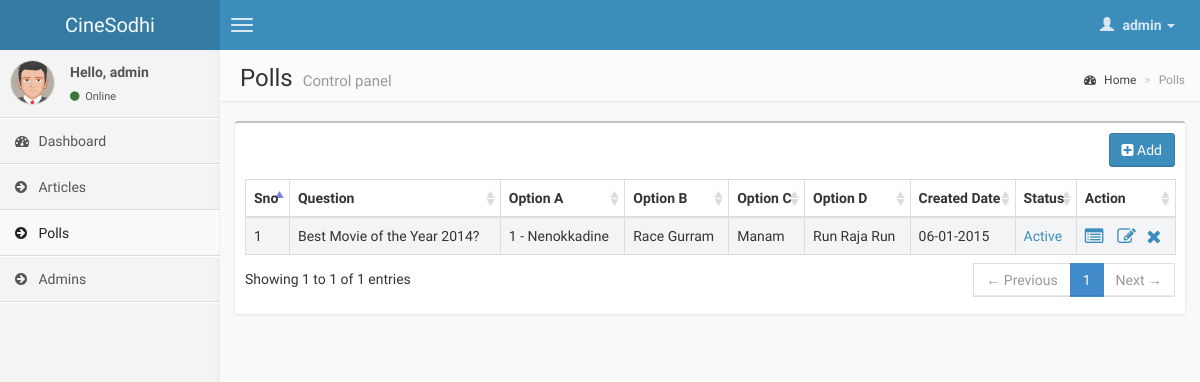
Screenshot of /admin/index.php?op=polls (signed in) with the database file from the repository.
### tables this page shows
CREATE TABLE IF NOT EXISTS `polls` (
  `id` int(11) NOT NULL AUTO_INCREMENT,
  `question` varchar(250) NOT NULL,
  `option1` varchar(150) NOT NULL,
  `option2` varchar(150) NOT NULL,
  `option3` varchar(150) NOT NULL,
  `option4` varchar(150) NOT NULL,
  `createddate` date NOT NULL,
  `status` tinyint(1) NOT NULL,
  PRIMARY KEY (`id`)
);

### admin/index.php (called while the page is built)
<?php
	include_once("../lib/config.php");
	include_once("includes/header.php");
	include_once("includes/body.php");
	include_once("includes/footer.php");
?>

### lib/config.php (called while the page is built, shortened)
<?php
include_once('Database.class.php');
$Database = new Database('localhost','root','','cinesodhi');
?>

### lib/Database.class.php (called while the page is built, shortened)
<?php
class Database {
var $query_id = 0;
function fetch_array($query_id=-1) {
	if ($query_id!=-1) {
		$this->query_id=$query_id;
	}
	if (isset($this->query_id)) {
		$record = @mysql_fetch_assoc($this->query_id);
	}else{
		$this->oops("Invalid query_id: <b>$this->query_id</b>. Records could not be fetched.");
	}
	return $record;
}
function fetch_values($Ed_sql)
{
	$Ed_res = mysql_query($Ed_sql);
	$out = array();
	while ($row = $this->fetch_array($Ed_res,$Ed_sql)){
		$out[] = $row;
	}
	return $out;
}
}
?>

### admin/includes/polls.php (the view, shortened to what this page needs)
<?php
if((isset($_GET['Action']))&&(($_GET['Action']=='Add')||($_GET['Action']=='Edit')))
{
  if(($_GET['Action']=='Edit')&&($_GET['pid']>0))
  {
	 $polls = $Database->fetch_values("select * from polls where id = '".$_GET['pid']."'");
	 $pollsData = array_shift($polls);
	 $heading = 'Edit Poll Details';
	 $buttonText = 'Save';
	 $question = $pollsData['question'];
	 $option1 = $pollsData['option1'];
	 $option2 = $pollsData['option2'];
	 $option3 = $pollsData['option3'];
	 $option4 = $pollsData['option4'];
  }
  else
  {
	$heading = 'Add Poll';
	$buttonText = 'Add';
	$question = '';
	$option1 = '';
	$option2 = '';
	$option3 = '';
	$option4 = '';
  }
?>
<div class="col-md-3">&nbsp;</div>
  <div class="col-md-6">
	<div class="box box-primary">
	<div class="box-header">
		<h3 class="box-title"><?php echo $heading;?></h3>
	</div>
	<?php
	  if(isset($_GET['error']))
	  {
	  ?>
	  <div class="alert alert-danger alert-dismissable">
		<i class="fa fa-ban"></i>
		<button aria-hidden="true" data-dismiss="alert" class="close" type="button">×</button>
		<b>Alert!</b>
		<?php
		if($_GET['error'] == "empty")
		{?>
			Fields Should not be Empty
		<?php
		}
		else if($_GET['error'] == "yes")
		{?>
			Error Occured While Saving, Please try again
		<?php
		}?>
	 </div>
	 <?php
	 }?>
	<form id="pollForm" action="index.php?op=polls" method="post"  role="form">
		<div class="box-body">
			<div class="form-group">
				<label for="exampleInputQuestion">Question</label>
				<input type="text" name="question" class="form-control" placeholder="Enter Question" value="<?php echo $question;?>" data-bv-notempty data-bv-notempty-message="Question is required">
			</div>
			<div class="form-group">
				<label for="exampleInputOption1">Option A</label>
				<input type="text" name="option1" class="form-control" placeholder="Enter Option A" value="<?php echo $option1;?>" data-bv-notempty data-bv-notempty-message="Option A is required">
			</div>
			<div class="form-group">
				<label for="exampleInputOption2">Option B</label>
				<input type="text" name="option2" class="form-control" placeholder="Enter Option B" value="<?php echo $option2;?>" data-bv-notempty data-bv-notempty-message="Option B is required">
			</div>
			<div class="form-group">
				<label for="exampleInputOption3">Option C</label>
				<input type="text" name="option3" class="form-control" placeholder="Enter Option C" value="<?php echo $option3;?>" data-bv-notempty data-bv-notempty-message="Option C is required">
			</div>
			<div class="form-group">
				<label for="exampleInputOption4">Option D</label>
				<input type="text" name="option4" class="form-control" placeholder="Enter Option D" value="<?php echo $option4;?>" data-bv-notempty data-bv-notempty-message="Option D is required">
			</div>
		</div>
		<div class="box-footer">
		    <?php
			if(($_GET['Action']=='Edit')&&($_GET['pid']>0))
			{?>
				<input type="hidden" readonly="true" name="Poll_id" value="<?php echo $_GET['pid'];?>" />
			<?php
			}?>
			<input type="submit" name="Submit" value="<?php echo $buttonText;?>" class="btn bg-olive btn-block">
		</div>
	</form>
	</div>
 </div>
 <div class="col-md-3">&nbsp;</div>
<?php }
else
{ ?>
	<div class="box">
	 <div class="box-body table-responsive">
	    <div class="col-md-12 padding-right-none margin-bottom-5">
		 <button id="addButton" class="btn btn-primary pull-right" title="Add Poll" data-placement="bottom" data-toggle="tooltip">
		 <i class="fa fa-plus-square"></i>&nbsp;Add</button>
		</div>
		<table id="pollsData" class="table table-bordered table-striped">
			<thead>
				<tr>
				  <th>Sno</th>
				  <th>Question</th>
				  <th>Option A</th>
				  <th>Option B</th>
				  <th>Option C</th>
				  <th>Option D</th>
				  <th>Created Date</th>
				  <th>Status</th>
				  <th>Action</th>
				</tr>
			</thead>
			<tbody>
			<?php
			 $polls =$Database->fetch_values("select * from polls ORDER BY id asc");
			 if(count($polls) > 0)
			 {
			    $i=1;
			    foreach($polls as $poll)
				{
					if($poll['status']==1)
					{
					  $status = 'Active';
					  $sval = 0;
					}
					else
					{
						$status = 'Inactive';
						$sval = 1;
					}
			 ?>
					<tr>
					  <td><?php echo $i;?></td>
					  <td><?php echo $poll['question'];?></td>
					  <td><?php echo $poll['option1'];?></td>
					  <td><?php echo $poll['option2'];?></td>
					  <td><?php echo $poll['option3'];?></td>
					  <td><?php echo $poll['option4'];?></td>
					  <td><?php echo date("d-m-Y",strtotime($poll['createddate']));?></td>
					  <td>
					    <a title="Change Status" data-placement="bottom" data-toggle="tooltip" href='index.php?op=polls&pid=<?=$poll['id']?>&status=<?php echo $sval;?>'>
					     <?php echo $status;?>
					     </a>
					  </td>
					  <td>
					  <a title="View Poll Results" data-placement="bottom" data-toggle="tooltip" href='index.php?op=poll_votes&pid=<?=$poll['id']?>'>
					    <i class="fa fa-list-alt fa-lg"></i>
					  </a>
					  <a title="Edit Poll" data-placement="bottom" data-toggle="tooltip" href='index.php?op=polls&Action=Edit&pid=<?=$poll['id']?>'>
					    <i class="fa fa-pencil-square-o fa-lg"></i>
					  </a>
					  <a title="Remove Poll" data-placement="bottom" data-toggle="tooltip" href='index.php?op=polls&Action=Delete&pid=<?=$poll['id']?>' onclick="return confirm('Are you sure')">
					    <i class="fa fa-times fa-lg"></i></a>
					   </td>
					</tr>
			 <?php
			    $i++;}
			 }
			 ?>
			</tbody>
        </table>
	 </div>
	</div>
<?php } ?>

### admin/includes/header.php (shortened to what this page needs)
<?php
include_once("../lib/config.php");
?>
<!DOCTYPE html>
<html>
    <head>
        <link href="template/css/bootstrap.min.css" rel="stylesheet" type="text/css" />
        <link href="template/css/font-awesome.min.css" rel="stylesheet" type="text/css" />
        <link href="template/css/ionicons.min.css" rel="stylesheet" type="text/css" />
        <link href="template/css/datepicker/datepicker3.css" rel="stylesheet" type="text/css" />
        <link href="template/css/daterangepicker/daterangepicker-bs3.css" rel="stylesheet" type="text/css" />
        <link href="template/css/bootstrap-wysihtml5/bootstrap3-wysihtml5.min.css" rel="stylesheet" type="text/css" />
        <link href="template/css/datatables/dataTables.bootstrap.css" rel="stylesheet" type="text/css" />
		<link href="template/js/plugins/bootstrapvalidator/css/bootstrapValidator.min.css" rel="stylesheet" type="text/css" />
        <link href="template/css/AdminLTE.css" rel="stylesheet" type="text/css" />
    </head>
    <body class="skin-blue">
        <header class="header">
            <a href="index.php?op=main" class="logo">
                CineSodhi
            </a>
            <nav class="navbar navbar-static-top" role="navigation">
                <a href="#" class="navbar-btn sidebar-toggle" data-toggle="offcanvas" role="button">
                    <span class="icon-bar"></span>
                    <span class="icon-bar"></span>
                    <span class="icon-bar"></span>
                </a>
                <div class="navbar-right">
                    <ul class="nav navbar-nav">
                        <li class="dropdown user user-menu">
                            <a href="#" class="dropdown-toggle" data-toggle="dropdown">
                                <i class="glyphicon glyphicon-user"></i>
                                <span><?php echo $_SESSION['name'];?> <i class="caret"></i></span>
                            </a>
                        </li>
                    </ul>
                </div>
            </nav>
        </header>

### admin/includes/body.php (shortened to what this page needs)
<div class="wrapper row-offcanvas row-offcanvas-left">
	<?php
	include_once("leftmenu.php");
	?>
            <aside class="right-side">
				<?php
				$b2Title = '';
				$op = '';
				if(isset($_GET['op']) && $_GET['op']!="")
				{
				  switch($_GET['op'])
				  {
					case 'polls':
					$pageHeading = 'Polls';
					$b1Title = 'Polls';
					break;
				  }
					$body = $_GET['op'];
					$filename="includes/".$body.".php";
					if(file_exists($filename))
					{
					 $includeFile = $filename;
					}
					else
					{
					 $pageHeading = '404';
					 $b1Title = '404';
					 $includeFile = "includes/404error.php";
					}
				}
				?>
                <section class="content-header">
                    <h1>
                        <?php echo $pageHeading;?>
                        <small>Control panel</small>
                    </h1>
                    <ol class="breadcrumb">
                      <li>
						<a href="index.php?op=main"><i class="fa fa-dashboard"></i> Home</a>
					  </li>
					  <?php
					  if(isset($_GET['Action']) || $b2Title!="")
					  {?>
                       <li><a href="index.php?op=<?php echo $op;?>"><?php echo $b1Title;?></a></li>
					   <li class="active"><?php echo $b2Title;?></li>
					  <?php
					  }
					  else
					  {?>
					   <li class="active"><?php echo $b1Title;?></li>
					  <?php
					  }?>
                    </ol>
                </section>
                <section class="content">
				<?php
				include_once($includeFile);
				?>
				</section>
			</aside>
</div>

### admin/includes/leftmenu.php
      <aside class="left-side sidebar-offcanvas">
          <section class="sidebar">
              <div class="user-panel">
                  <div class="pull-left image">
                      <img src="template/img/avatar5.png" class="img-circle" alt="User Image" />
                  </div>
                  <div class="pull-left info">
                      <p>Hello, <?php echo $_SESSION['name'];?></p>
                      <a href="#"><i class="fa fa-circle text-success"></i> Online</a>
                  </div>
              </div>
              <ul class="sidebar-menu">
                  <li <?php if($_GET['op'] == 'main') { ?>class="active" <?php } ?> >
                      <a href="index.php?op=main">
                          <i class="fa fa-dashboard"></i> <span>Dashboard</span>
                      </a>
                  </li>
<li <?php if($_GET['op'] == 'articles') { ?>class="active" <?php } ?>>
                      <a href="index.php?op=articles">
                          <i class="fa fa-arrow-circle-right"></i> <span>Articles</span>
                      </a>
                  </li>
<li <?php if($_GET['op'] == 'polls') { ?>class="active" <?php } ?>>
                      <a href="index.php?op=polls">
                          <i class="fa fa-arrow-circle-right"></i> <span>Polls</span>
                      </a>
                  </li>
                  <li <?php if($_GET['op'] == 'admin') { ?>class="active" <?php } ?>>
                      <a href="index.php?op=admin">
                          <i class="fa fa-arrow-circle-right"></i> <span>Admins</span>
                      </a>
                  </li>
              </ul>
          </section>
      </aside>

### admin/includes/footer.php
 </body>
</html>

### rows the page displays
polls: question "Best Movie of the Year 2014?", option1 "1 - Nenokkadine", option2 "Race Gurram", option3 "Manam", option4 "Run Raja Run", createddate "06-01-2015", status "Active"

### other values shown
$_SESSION['name'] "admin"
$pageHeading "Polls"
$b1Title "Polls"
